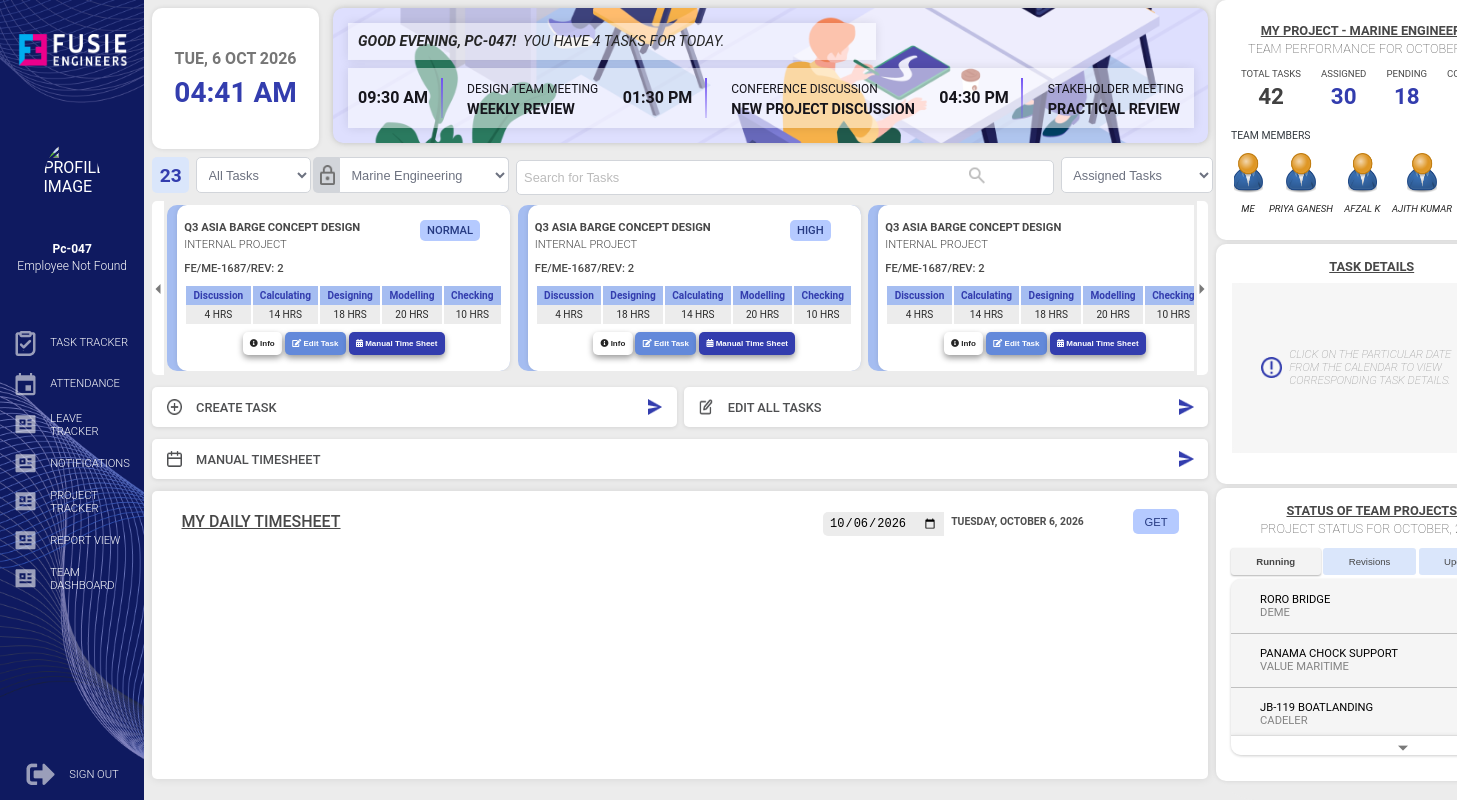
The app's page /task_dashboard/ (signed in), older data.
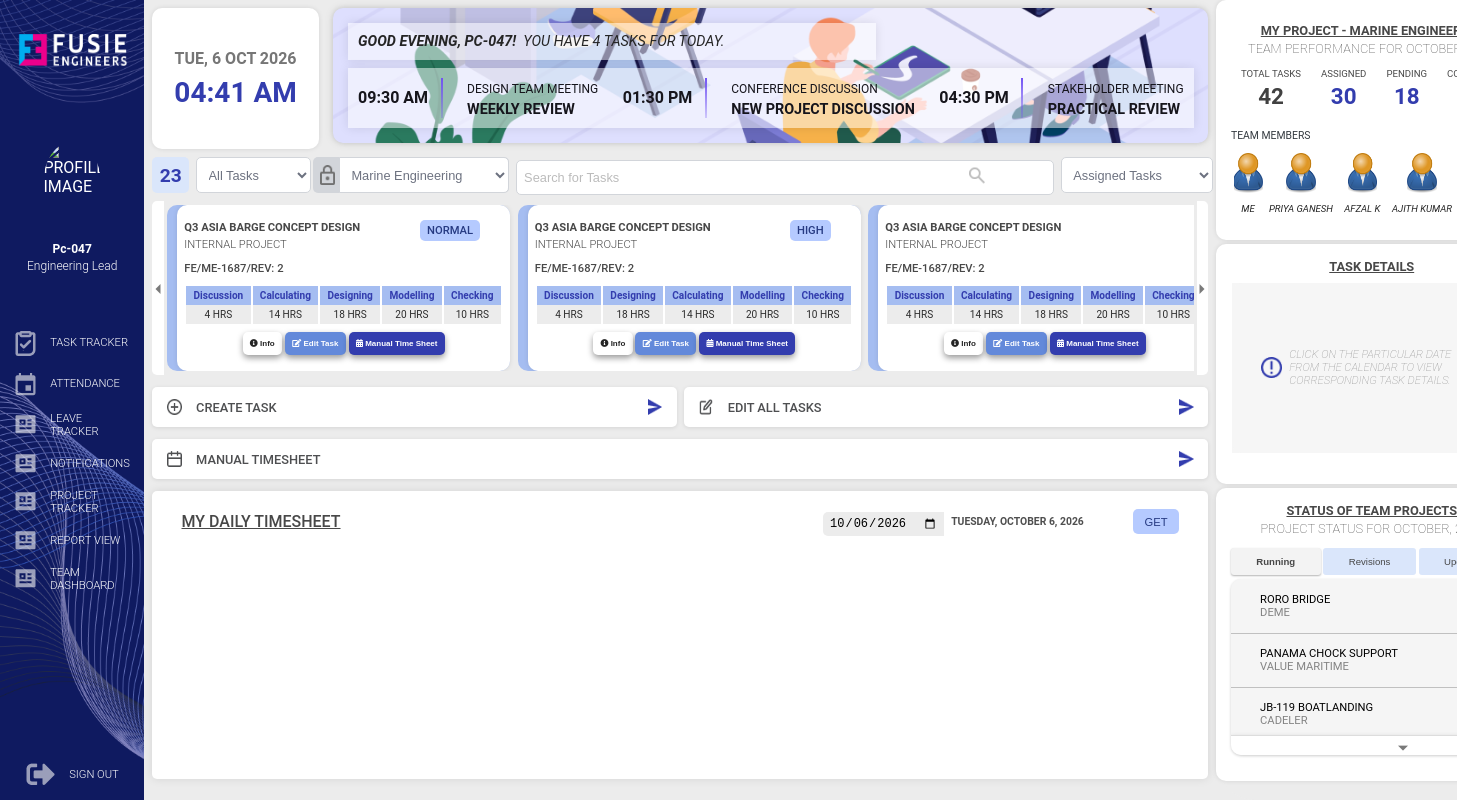
The same page, newer data.
### tracker/models.py (models this page shows, shortened)
class EmployeeDetails(models.Model):
    employee_id = models.AutoField(primary_key=True)
    name = models.CharField(max_length=100)
    designation = models.CharField(max_length=100)
    image = models.BinaryField(null=True, blank=True)
    date_joined = models.DateField()
    email = models.EmailField(max_length=150, null=True, blank=True)
    phone_number = models.CharField(max_length=15, null=True, blank=True)
    department = models.CharField(max_length=100, null=True, blank=True)
    salary = models.DecimalField(max_digits=10, decimal_places=2, null=True, blank=True)
    status = models.CharField(
        max_length=10,
        choices=[('Active', 'Active'), ('Inactive', 'Inactive')],
        default='Active'
    )
    password = models.CharField(max_length=255)
    authentication = models.CharField(max_length=50)
    approval = models.JSONField(null=True, blank=True)  # Added approval field as JSON
    team_name = models.CharField(max_length=50)
    class Meta:
        db_table = 'employee_details'  # Custom table name
        verbose_name = 'Employee Detail'
        verbose_name_plural = 'Employee Details'

### tracker/views.py (the view)
# urls.py: path("task_dashboard/", views.task_dashboard, name="task_dashboard"),
@login_required_session()
def task_dashboard(request):
    user_id = request.session.get("user_id")
    name = request.session.get("username", "Guest")
    designation = request.session.get("designation", "NO DESIGNATION")
    image_base64 = None
    if user_id:
        try:
            employee = EmployeeDetails.objects.get(employee_id=user_id)
            designation = employee.designation
            if employee.image:
                image_base64 = base64.b64encode(employee.image).decode("utf-8")
        except EmployeeDetails.DoesNotExist:
            designation = "Employee not found"
    return render(
        request,
        "tasks_dashboard.html",
        {
            "name": name,
            "designation": designation,
            "image_base64": image_base64,  # Base64-encoded image string
            "employee_id": user_id,  # Pass employee_id to the template
        },
    )

### tracker/context_processors.py (called while the page is built)
def pending_task_count(request):
    pending_count = ProjectTacker.objects.filter(status="Pending").count()
    return {
        'pending_count': pending_count
    }

### tracker/templates/tasks_dashboard.html (shortened to what the changed rows need)
{% load static %}
<!DOCTYPE html>
<html lang="en">
<head>
    {% load static %}
    <link rel="stylesheet" href="https://cdn.datatables.net/select/1.3.3/css/select.dataTables.min.css">
    <link href="https://cdn.jsdelivr.net/npm/select2@4.1.0-rc.0/dist/css/select2.min.css" rel="stylesheet" />
    <link rel="stylesheet" href="{% static 'css/manualtimesheet.css' %}">
    <link rel="stylesheet" href="{% static 'css/dashboard.css' %}">
    <link rel="stylesheet" href="https://cdnjs.cloudflare.com/ajax/libs/font-awesome/5.15.4/css/all.min.css">
</head>
<body>
    <div class="main-container">
    <div class="sidebar">
        <img id="fusie" src="{% static 'images/img_19.png' %}" alt="Responsive image">
        <img id="profile_pic" alt="Profile Image">
        <h4 id="profile_name"> {{ name }}</h4>
        <p id="profile_designation" align="center">{{ designation }}</p>
        <div class="sidebar_buttons">
            <a class="sidebar-link" id="task-button"
            data-default-img="{% static 'images/task_tracker.png' %}"
            data-active-img="{% static 'images/task_tracker1.png' %}">
            </a>
            <a class="sidebar-link" id="attendance-button" href="{% url 'calendar' %}"
            data-default-img="{% static 'images/attendance.png' %}"
            data-active-img="{% static 'images/attendance1.png' %}">
            </a>
            <a class="sidebar-link" id="leave-button"  href="{% url 'mainleavepage' %}"
            data-default-img="{% static 'images/leavepage.png' %}"
            data-active-img="{% static 'images/leavepage1.png' %}">
            </a>
            <a class="sidebar-link" id="notifications"
                href="{% url 'notifications_page' %}"
                data-default-img="{% static 'images/leavepage.png' %}"
                data-active-img="{% static 'images/leavepage1.png' %}">
            </a>
            <a class="sidebar-link" id="project-button"
            href="{% url 'project_tracker' %}"
            data-default-img="{% static 'images/leavepage.png' %}"
            data-active-img="{% static 'images/leavepage1.png' %}">
            </a>
            <a class="sidebar-link" id="Report_view"
            href="{% url 'report_view_page' %}"
            data-default-img="{% static 'images/leavepage.png' %}"
            data-active-img="{% static 'images/leavepage1.png' %}">
            </a>
            <a class="sidebar-link" id="team-button" href="{% url 'team_dashboard' %}"
                data-default-img="{% static 'images/leavepage.png' %}"
                data-active-img="{% static 'images/leavepage1.png' %}">
            </a>
        </div>
        <a  class="sign-out sidebar-link" id="signout-button"
            data-default-img="{% static 'images/signout.png' %}"
            data-active-img="{% static 'images/signout1.png' %}">
            <img src="{% static 'images/signout.png' %}" alt="Sign Out Icon"> SIGN OUT
        </a>
    </div>
        <div class="content">
    <div class="scroll">
        <div class="tasks">
            <div class="row1">
                <div class="task-card2">
                    <table class="details">
                        <thead>
                            <tr>
                                <th>Discussion</th>
                                <th>Calculating</th>
                                <th>Designing</th>
                                <th>Modelling</th>
                                <th>Checking</th>
                            </tr>
                        </thead>
                    </table>
                </div>
            </div>
            <div class="row1">
                <div class="task-card2">
                    <table class="details">
                        <thead>
                            <tr>
                                <th>Discussion</th>
                                <th>Designing</th>
                                <th>Calculating</th>
                                <th>Modelling</th>
                                <th>Checking</th>
                            </tr>
                        </thead>
                    </table>
                </div>
            </div>
            <div class="row1">
                <div class="task-card2">
                    <table class="details">
                        <thead>
                            <tr>
                                <th>Discussion</th>
                                <th>Calculating</th>
                                <th>Designing</th>
                                <th>Modelling</th>
                                <th>Checking</th>
                            </tr>
                        </thead>
                    </table>
                </div>
            </div>
            </div>
        </div>
</div>
</div>
</body>
</html>

Row changes from the older to the newer data that the page shows:
added EmployeeDetails: designation "Engineering Lead"
Text that changed along with them:
{{ designation }}: "Employee Not Found" → (not shown)
